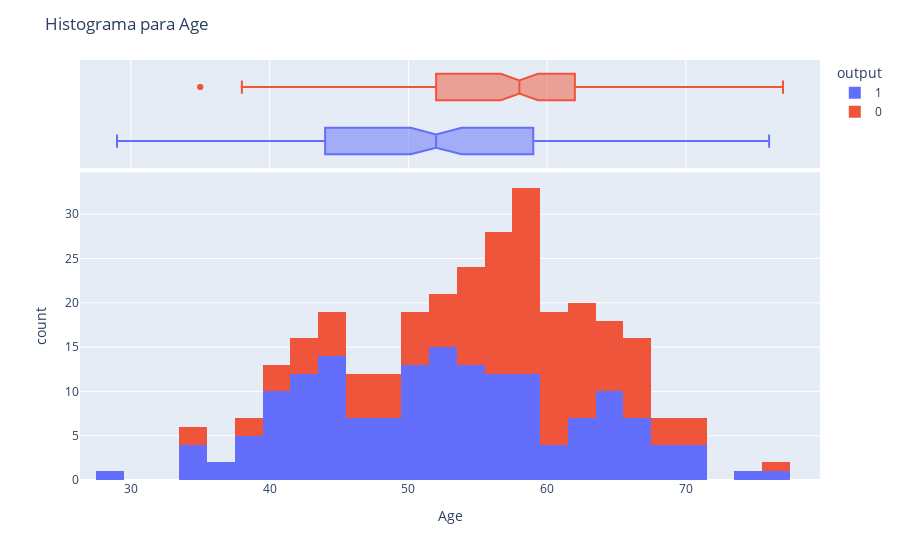
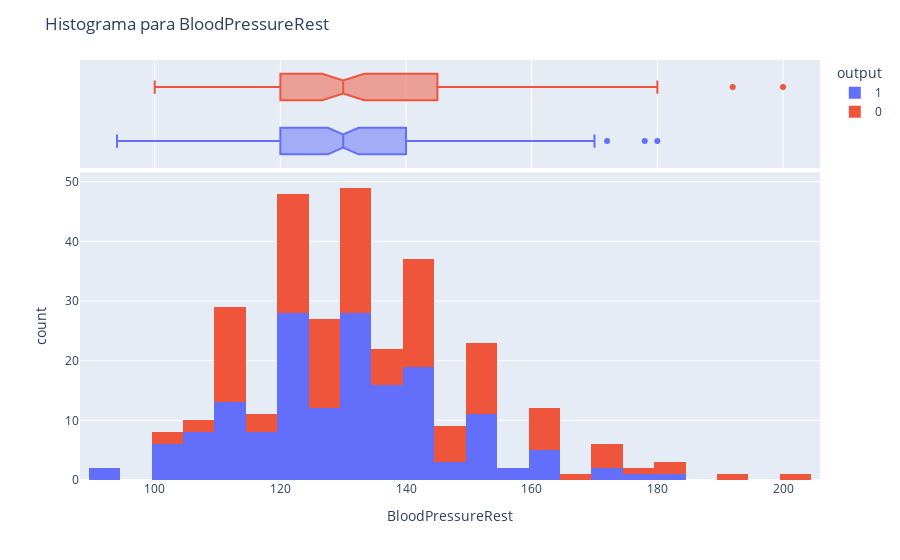
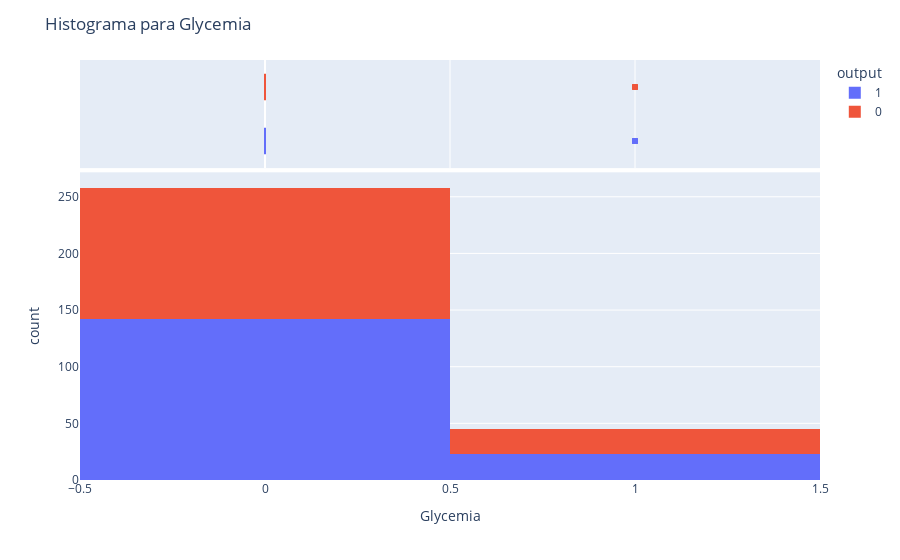
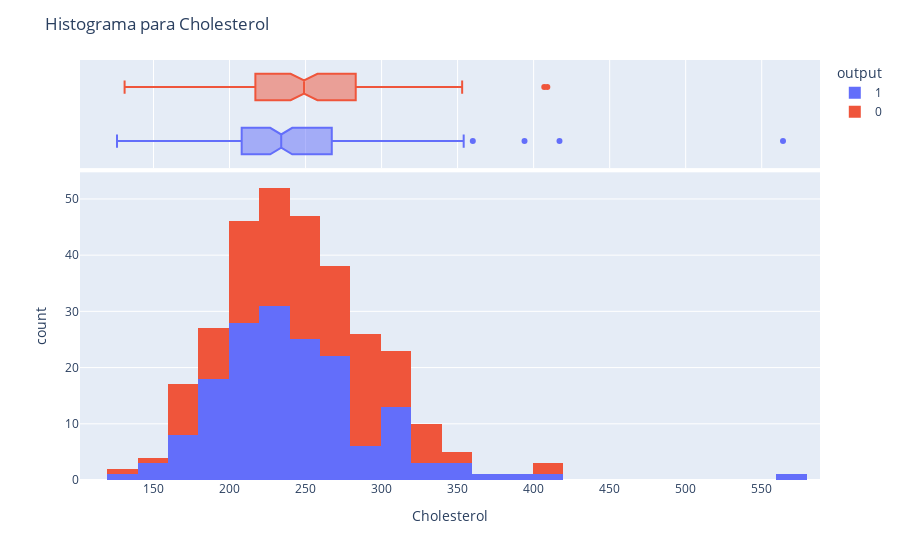

Notebook code for these charts, in order:
### Code cell
for c in num_vars:
    print(f'Valores faltantes: {np.round((train[c].isna().sum() / train.shape[0])*100, 2)}%')
    fig = px.histogram(train, x = c, marginal = "box", color = "output")
    fig.update_layout(title_text = f"Histograma para {c}")
    fig.show()

### Figure 1 — Plotly figure (JSON) as saved in the notebook; plotly's stock layout.template omitted (floating-point values rounded to 4 significant figures; data arrays with more than 128 entries replaced by an {"elided": "..."} marker saying what was removed)
{"data": [{"alignmentgroup": "True", "bingroup": "x", "hovertemplate": "output=1<br>Age=%{x}<br>count=%{y}<extra></extra>", "legendgroup": "1", "marker": {"color": "#636efa", "pattern": {"shape": ""}}, "name": "1", "offsetgroup": "1", "orientation": "v", "showlegend": true, "type": "histogram", "x": {"elided": "165 int values"}, "xaxis": "x", "yaxis": "y"}, {"alignmentgroup": "True", "hovertemplate": "output=1<br>Age=%{x}<extra></extra>", "legendgroup": "1", "marker": {"color": "#636efa"}, "name": "1", "notched": true, "offsetgroup": "1", "showlegend": false, "type": "box", "x": {"elided": "165 int values"}, "xaxis": "x2", "yaxis": "y2"}, {"alignmentgroup": "True", "bingroup": "x", "hovertemplate": "output=0<br>Age=%{x}<br>count=%{y}<extra></extra>", "legendgroup": "0", "marker": {"color": "#EF553B", "pattern": {"shape": ""}}, "name": "0", "offsetgroup": "0", "orientation": "v", "showlegend": true, "type": "histogram", "x": {"elided": "138 int values"}, "xaxis": "x", "yaxis": "y"}, {"alignmentgroup": "True", "hovertemplate": "output=0<br>Age=%{x}<extra></extra>", "legendgroup": "0", "marker": {"color": "#EF553B"}, "name": "0", "notched": true, "offsetgroup": "0", "showlegend": false, "type": "box", "x": {"elided": "138 int values"}, "xaxis": "x2", "yaxis": "y2"}], "layout": {"barmode": "relative", "legend": {"title": {"text": "output"}, "tracegroupgap": 0}, "margin": {"t": 60}, "title": {"text": "Histograma para Age"}, "xaxis": {"anchor": "y", "domain": [0, 1], "title": {"text": "Age"}}, "xaxis2": {"anchor": "y2", "domain": [0, 1], "matches": "x", "showgrid": true, "showticklabels": false}, "yaxis": {"anchor": "x", "domain": [0, 0.7326], "title": {"text": "count"}}, "yaxis2": {"anchor": "x2", "domain": [0.7426, 1], "matches": "y2", "showgrid": false, "showline": false, "showticklabels": false, "ticks": ""}}}

### Figure 2 — Plotly figure (JSON) as saved in the notebook; plotly's stock layout.template omitted (floating-point values rounded to 4 significant figures; data arrays with more than 128 entries replaced by an {"elided": "..."} marker saying what was removed)
{"data": [{"alignmentgroup": "True", "bingroup": "x", "hovertemplate": "output=1<br>BloodPressureRest=%{x}<br>count=%{y}<extra></extra>", "legendgroup": "1", "marker": {"color": "#636efa", "pattern": {"shape": ""}}, "name": "1", "offsetgroup": "1", "orientation": "v", "showlegend": true, "type": "histogram", "x": {"elided": "165 int values"}, "xaxis": "x", "yaxis": "y"}, {"alignmentgroup": "True", "hovertemplate": "output=1<br>BloodPressureRest=%{x}<extra></extra>", "legendgroup": "1", "marker": {"color": "#636efa"}, "name": "1", "notched": true, "offsetgroup": "1", "showlegend": false, "type": "box", "x": {"elided": "165 int values"}, "xaxis": "x2", "yaxis": "y2"}, {"alignmentgroup": "True", "bingroup": "x", "hovertemplate": "output=0<br>BloodPressureRest=%{x}<br>count=%{y}<extra></extra>", "legendgroup": "0", "marker": {"color": "#EF553B", "pattern": {"shape": ""}}, "name": "0", "offsetgroup": "0", "orientation": "v", "showlegend": true, "type": "histogram", "x": {"elided": "138 int values"}, "xaxis": "x", "yaxis": "y"}, {"alignmentgroup": "True", "hovertemplate": "output=0<br>BloodPressureRest=%{x}<extra></extra>", "legendgroup": "0", "marker": {"color": "#EF553B"}, "name": "0", "notched": true, "offsetgroup": "0", "showlegend": false, "type": "box", "x": {"elided": "138 int values"}, "xaxis": "x2", "yaxis": "y2"}], "layout": {"barmode": "relative", "legend": {"title": {"text": "output"}, "tracegroupgap": 0}, "margin": {"t": 60}, "title": {"text": "Histograma para BloodPressureRest"}, "xaxis": {"anchor": "y", "domain": [0, 1], "title": {"text": "BloodPressureRest"}}, "xaxis2": {"anchor": "y2", "domain": [0, 1], "matches": "x", "showgrid": true, "showticklabels": false}, "yaxis": {"anchor": "x", "domain": [0, 0.7326], "title": {"text": "count"}}, "yaxis2": {"anchor": "x2", "domain": [0.7426, 1], "matches": "y2", "showgrid": false, "showline": false, "showticklabels": false, "ticks": ""}}}

### Figure 3 — Plotly figure (JSON) as saved in the notebook; plotly's stock layout.template omitted (floating-point values rounded to 4 significant figures; data arrays with more than 128 entries replaced by an {"elided": "..."} marker saying what was removed)
{"data": [{"alignmentgroup": "True", "bingroup": "x", "hovertemplate": "output=1<br>Glycemia=%{x}<br>count=%{y}<extra></extra>", "legendgroup": "1", "marker": {"color": "#636efa", "pattern": {"shape": ""}}, "name": "1", "offsetgroup": "1", "orientation": "v", "showlegend": true, "type": "histogram", "x": {"elided": "165 int values"}, "xaxis": "x", "yaxis": "y"}, {"alignmentgroup": "True", "hovertemplate": "output=1<br>Glycemia=%{x}<extra></extra>", "legendgroup": "1", "marker": {"color": "#636efa"}, "name": "1", "notched": true, "offsetgroup": "1", "showlegend": false, "type": "box", "x": {"elided": "165 int values"}, "xaxis": "x2", "yaxis": "y2"}, {"alignmentgroup": "True", "bingroup": "x", "hovertemplate": "output=0<br>Glycemia=%{x}<br>count=%{y}<extra></extra>", "legendgroup": "0", "marker": {"color": "#EF553B", "pattern": {"shape": ""}}, "name": "0", "offsetgroup": "0", "orientation": "v", "showlegend": true, "type": "histogram", "x": {"elided": "138 int values"}, "xaxis": "x", "yaxis": "y"}, {"alignmentgroup": "True", "hovertemplate": "output=0<br>Glycemia=%{x}<extra></extra>", "legendgroup": "0", "marker": {"color": "#EF553B"}, "name": "0", "notched": true, "offsetgroup": "0", "showlegend": false, "type": "box", "x": {"elided": "138 int values"}, "xaxis": "x2", "yaxis": "y2"}], "layout": {"barmode": "relative", "legend": {"title": {"text": "output"}, "tracegroupgap": 0}, "margin": {"t": 60}, "title": {"text": "Histograma para Glycemia"}, "xaxis": {"anchor": "y", "domain": [0, 1], "title": {"text": "Glycemia"}}, "xaxis2": {"anchor": "y2", "domain": [0, 1], "matches": "x", "showgrid": true, "showticklabels": false}, "yaxis": {"anchor": "x", "domain": [0, 0.7326], "title": {"text": "count"}}, "yaxis2": {"anchor": "x2", "domain": [0.7426, 1], "matches": "y2", "showgrid": false, "showline": false, "showticklabels": false, "ticks": ""}}}

### Figure 4 — Plotly figure (JSON) as saved in the notebook; plotly's stock layout.template omitted (floating-point values rounded to 4 significant figures; data arrays with more than 128 entries replaced by an {"elided": "..."} marker saying what was removed)
{"data": [{"alignmentgroup": "True", "bingroup": "x", "hovertemplate": "output=1<br>Cholesterol=%{x}<br>count=%{y}<extra></extra>", "legendgroup": "1", "marker": {"color": "#636efa", "pattern": {"shape": ""}}, "name": "1", "offsetgroup": "1", "orientation": "v", "showlegend": true, "type": "histogram", "x": {"elided": "165 int values"}, "xaxis": "x", "yaxis": "y"}, {"alignmentgroup": "True", "hovertemplate": "output=1<br>Cholesterol=%{x}<extra></extra>", "legendgroup": "1", "marker": {"color": "#636efa"}, "name": "1", "notched": true, "offsetgroup": "1", "showlegend": false, "type": "box", "x": {"elided": "165 int values"}, "xaxis": "x2", "yaxis": "y2"}, {"alignmentgroup": "True", "bingroup": "x", "hovertemplate": "output=0<br>Cholesterol=%{x}<br>count=%{y}<extra></extra>", "legendgroup": "0", "marker": {"color": "#EF553B", "pattern": {"shape": ""}}, "name": "0", "offsetgroup": "0", "orientation": "v", "showlegend": true, "type": "histogram", "x": {"elided": "138 int values"}, "xaxis": "x", "yaxis": "y"}, {"alignmentgroup": "True", "hovertemplate": "output=0<br>Cholesterol=%{x}<extra></extra>", "legendgroup": "0", "marker": {"color": "#EF553B"}, "name": "0", "notched": true, "offsetgroup": "0", "showlegend": false, "type": "box", "x": {"elided": "138 int values"}, "xaxis": "x2", "yaxis": "y2"}], "layout": {"barmode": "relative", "legend": {"title": {"text": "output"}, "tracegroupgap": 0}, "margin": {"t": 60}, "title": {"text": "Histograma para Cholesterol"}, "xaxis": {"anchor": "y", "domain": [0, 1], "title": {"text": "Cholesterol"}}, "xaxis2": {"anchor": "y2", "domain": [0, 1], "matches": "x", "showgrid": true, "showticklabels": false}, "yaxis": {"anchor": "x", "domain": [0, 0.7326], "title": {"text": "count"}}, "yaxis2": {"anchor": "x2", "domain": [0.7426, 1], "matches": "y2", "showgrid": false, "showline": false, "showticklabels": false, "ticks": ""}}}
